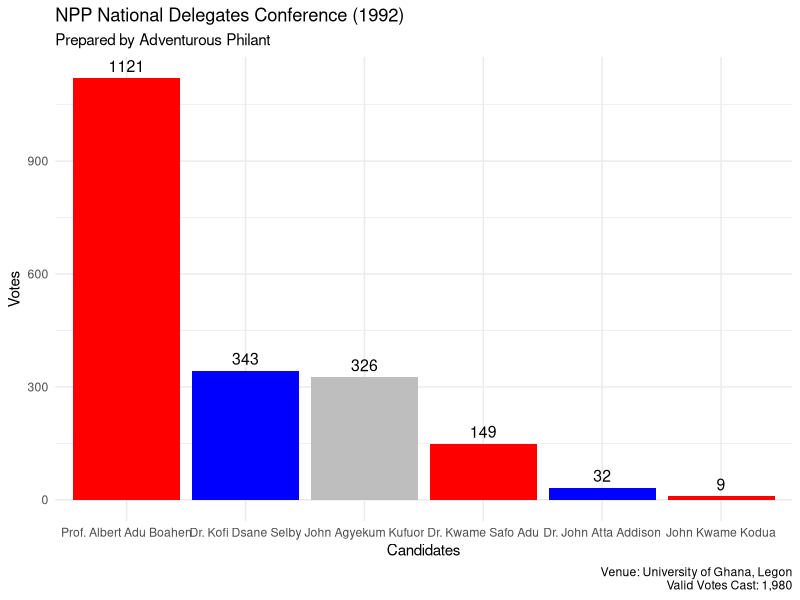
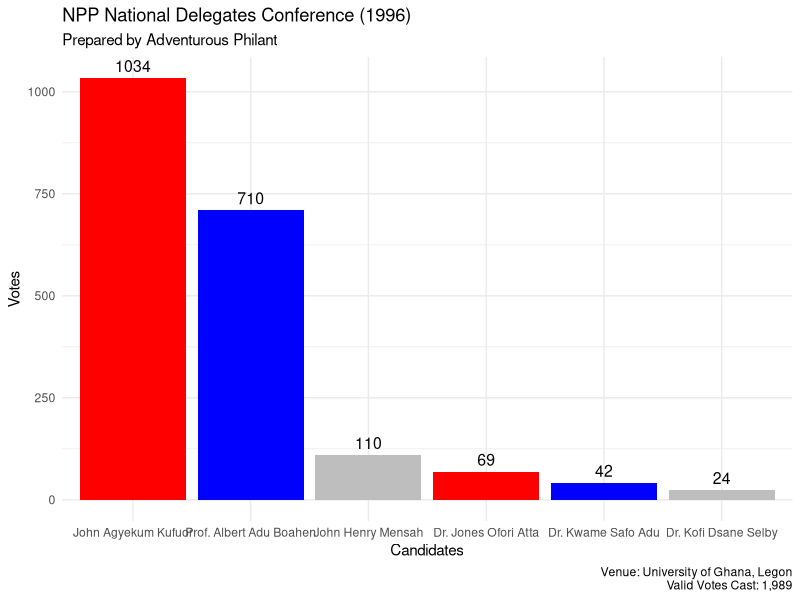
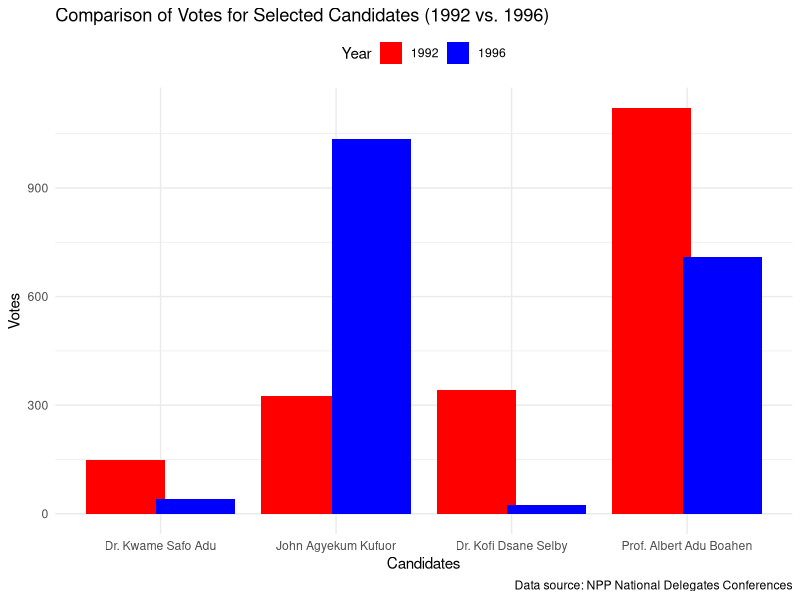
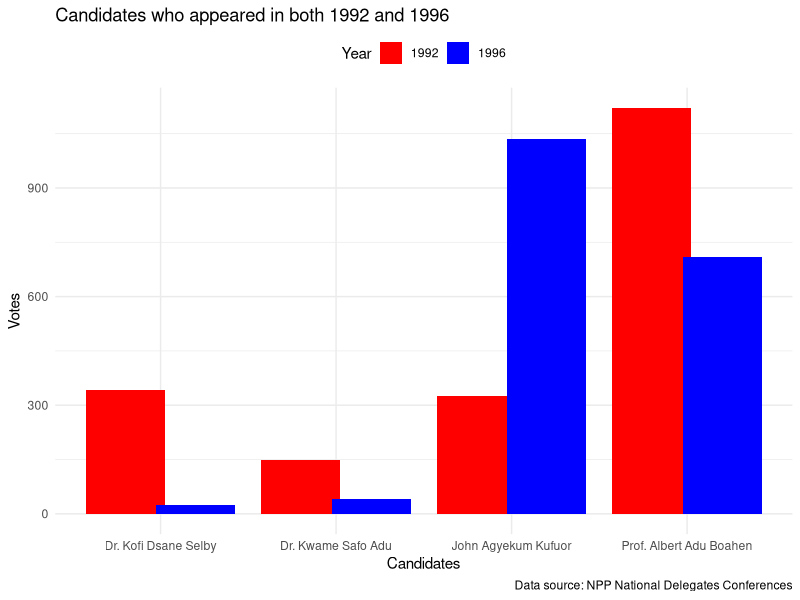

Reproduce these figures in R, in order.
##NPP National Delegates Conferences: A Historical Analysis 
# Load the ggplot2 library
library(ggplot2)

# Create a data frame with the election results
results <- data.frame(
  Candidate = c("Prof. Albert Adu Boahen", "Dr. Kofi Dsane Selby", "John Agyekum Kufuor",
                "Dr. Kwame Safo Adu", "Dr. John Atta Addison", "John Kwame Kodua"),
  Votes = c(1121, 343, 326, 149, 32, 9)
)

# Venue and valid votes cast information
venue_info <- "Venue: University of Ghana, Legon\nValid Votes Cast: 1,980"

# Create a vertical bar chart using ggplot2
bar_chart <- ggplot(results, aes(x = reorder(Candidate, -Votes), y = Votes, fill = Candidate)) +
  geom_bar(stat = "identity") +
  geom_text(aes(label = Votes), vjust = -0.5, size = 4) +
  labs(
    title = "NPP National Delegates Conference (1992)",
    subtitle = "Prepared by Adventurous Philant",
    caption = venue_info,
    x = "Candidates",
    y = "Votes",
    fill = "Candidate"
  ) +
  theme_minimal() +
  theme(legend.position = "none") +
  scale_fill_manual(values = c("Prof. Albert Adu Boahen" = "red",
                               "Dr. Kofi Dsane Selby" = "blue",
                               "John Agyekum Kufuor" = "grey",
                               "Dr. Kwame Safo Adu" = "red",
                               "Dr. John Atta Addison" = "blue",
                               "John Kwame Kodua" = "red"))

# Print the vertical bar chart
print(bar_chart)



# Load the ggplot2 library
library(ggplot2)

# Create a data frame with the election results for 1996
results_1996 <- data.frame(
  Candidate = c("John Agyekum Kufuor", "Prof. Albert Adu Boahen", "John Henry Mensah",
                "Dr. Jones Ofori Atta", "Dr. Kwame Safo Adu", "Dr. Kofi Dsane Selby"),
  Votes = c(1034, 710, 110, 69, 42, 24)
)

# Venue and valid votes cast information for 1996
venue_info_1996 <- "Venue: University of Ghana, Legon\nValid Votes Cast: 1,989"

# Create a vertical bar chart for 1996 using ggplot2
bar_chart_1996 <- ggplot(results_1996, aes(x = reorder(Candidate, -Votes), y = Votes, fill = Candidate)) +
  geom_bar(stat = "identity") +
  geom_text(aes(label = Votes), vjust = -0.5, size = 4) +
  labs(
    title = "NPP National Delegates Conference (1996)",
    subtitle = "Prepared by Adventurous Philant",
    caption = venue_info_1996,
    x = "Candidates",
    y = "Votes",
    fill = "Candidate"
  ) +
  theme_minimal() +
  theme(legend.position = "none") +
  scale_fill_manual(values = c("John Agyekum Kufuor" = "red",
                               "Prof. Albert Adu Boahen" = "blue",
                               "John Henry Mensah" = "grey",
                               "Dr. Jones Ofori Atta" = "red",
                               "Dr. Kwame Safo Adu" = "blue",
                               "Dr. Kofi Dsane Selby" = "grey"))

# Print the vertical bar chart for 1996
print(bar_chart_1996)



# Load the ggplot2 library
library(ggplot2)

# Create a data frame with the vote information for the specified candidates
candidates <- c("Dr. Kwame Safo Adu", "John Agyekum Kufuor", "Dr. Kofi Dsane Selby", "Prof. Albert Adu Boahen")
votes_1992 <- c(149, 326, 343, 1121)
votes_1996 <- c(42, 1034, 24, 710)

# Reorder the levels of the Candidate factor variable
data <- data.frame(
  Candidate = factor(candidates, levels = candidates),
  Year = factor(rep(c("1992", "1996"), each = length(candidates))),
  Votes = c(votes_1992, votes_1996)
)

# Create a grouped bar chart with bars side by side
ggplot(data, aes(x = Candidate, y = Votes, fill = Year)) +
  geom_bar(stat = "identity", position = position_dodge(width = 0.8)) +
  labs(
    title = "Comparison of Votes for Selected Candidates (1992 vs. 1996)",
    x = "Candidates",
    y = "Votes",
    fill = "Year",
    caption = "Data source: NPP National Delegates Conferences"
  ) +
  scale_fill_manual(values = c("1992" = "red", "1996" = "blue")) +
  theme_minimal() +
  theme(legend.position = "top")



# Load the ggplot2 library
library(ggplot2)

# Create a data frame with the vote information for the specified candidates
candidates <- c("Prof. Albert Adu Boahen", "John Agyekum Kufuor", "Dr. Kofi Dsane Selby", "Dr. Kwame Safo Adu")
votes_1992 <- c(1121, 326, 343,149)
votes_1996 <- c(710, 1034, 24, 42)

data <- data.frame(
  Candidate = candidates,
  Year = factor(rep(c("1992", "1996"), each = length(candidates))),
  Votes = c(votes_1992, votes_1996)
)

# Create a grouped bar chart with bars side by side
ggplot(data, aes(x = Candidate, y = Votes, fill = Year)) +
  geom_bar(stat = "identity", position = position_dodge(width = 0.8)) +
  labs(
    title = "Candidates who appeared in both 1992 and 1996",
    x = "Candidates",
    y = "Votes",
    fill = "Year",
    caption = "Data source: NPP National Delegates Conferences"
  ) +
  scale_fill_manual(values = c("1992" = "red", "1996" = "blue")) +
  theme_minimal() +
  theme(legend.position = "top")




